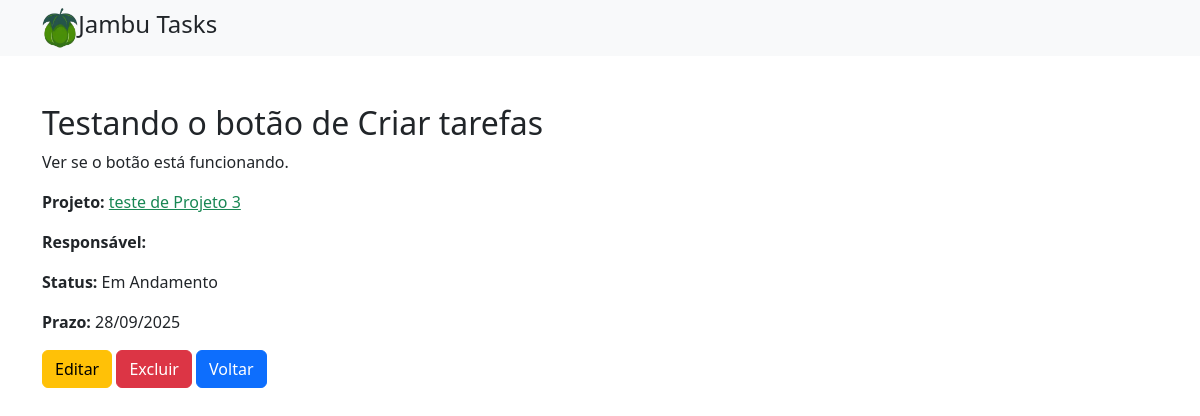
The page /tarefas/12/ (signed in) on the database its author committed.
### tarefas/models.py (models this page shows, shortened)
class Tarefa(models.Model):
    STATUS = [
        ('a_fazer', 'A Fazer'),
        ('em_andamento', 'Em Andamento'),
        ('concluida', 'Concluída'),
    ]
    nome = models.CharField("Nome", max_length=200, default="Sem nome")
    detalhes = models.TextField("Detalhes", blank=True)
    projeto = models.ForeignKey(Projeto, on_delete=models.CASCADE, verbose_name="Projeto")
    responsavel = models.ForeignKey(User, on_delete=models.SET_NULL, null=True, blank=True, related_name='minhas_tarefas', verbose_name="Responsável")
    prazo = models.DateField("Prazo", null=True, blank=True)
    status = models.CharField("Status", max_length=20, choices=STATUS, default='a_fazer')
    criado_em = models.DateTimeField("Criado em", auto_now_add=True)

### projetos/models.py (models this page shows, shortened)
class Projeto(models.Model):
    titulo = models.CharField("Título", max_length=200, default="Sem título")
    descricao = models.TextField("Descrição", blank=True)
    participantes = models.ManyToManyField(
        User,
        related_name='participacao_projetos',
        blank=True,
        verbose_name="Participantes"
    )
    criador = models.ForeignKey(
        User,
        on_delete=models.SET_NULL,
        null=True,
        related_name='projetos_criados',
        verbose_name="Criador"
    )
    criado_em = models.DateTimeField("Criado em", auto_now_add=True)

### tarefas/views.py (the view)
# urls.py: path('<int:pk>/', DetalheTarefa.as_view(), name='detalhe_tarefa'),
class DetalheTarefa(LoginRequiredMixin, generic.DetailView):
    model = Tarefa
    template_name = 'tarefas/detalhe_tarefa.html'
    context_object_name = 'tarefa'

### tarefas/templates/tarefas/detalhe_tarefa.html
{% extends "base.html" %}
{% block content %}
<div class="container mt-4">
  <h2>{{ tarefa.nome }}</h2>
  <p>{{ tarefa.detalhes }}</p>
  <p><strong>Projeto:</strong>
    <a class="text-success" href="{% url 'projetos:detalhe' tarefa.projeto.pk %}">
      {{ tarefa.projeto.titulo }}
    </a>
  </p>
  <p><strong>Responsável:</strong> {{ tarefa.responsavel.get_full_name }}</p>
  <p><strong>Status:</strong> {{ tarefa.get_status_display }}</p>
  <p><strong>Prazo:</strong> {{ tarefa.prazo|date:"d/m/Y" }}</p>
  <a class="btn btn-warning" href="{% url 'tarefas:editar_tarefa' tarefa.pk %}">Editar</a>
  <a class="btn btn-danger" href="{% url 'tarefas:excluir_tarefa' tarefa.pk %}">Excluir</a>
  <a class="btn btn-primary" href="{% url 'projetos:detalhe' tarefa.projeto.pk %}">Voltar</a>
</div>
{% endblock %}

### rows shown on the page
Tarefa: nome "Testando o botão de Criar tarefas", detalhes "Ver se o botão está funcionando.", projeto.titulo "teste de Projeto 3", status "Em Andamento", prazo "28/09/2025"
